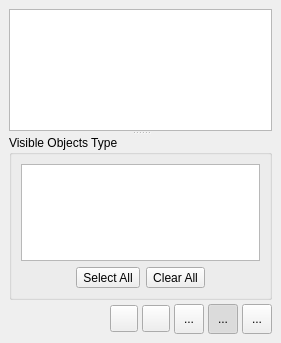
<?xml version="1.0" encoding="UTF-8"?>
<ui version="4.0">
 <class>VisaoObjetosWidget</class>
 <widget class="QDockWidget" name="VisaoObjetosWidget">
  <property name="enabled">
   <bool>true</bool>
  </property>
  <property name="geometry">
   <rect>
    <x>0</x>
    <y>0</y>
    <width>281</width>
    <height>343</height>
   </rect>
  </property>
  <property name="windowIcon">
   <iconset resource="../res/resources.qrc">
    <normaloff>:/icones/icones/pgsqlModeler48x48.png</normaloff>:/icones/icones/pgsqlModeler48x48.png</iconset>
  </property>
  <property name="allowedAreas">
   <set>Qt::AllDockWidgetAreas</set>
  </property>
  <property name="windowTitle">
   <string>Objects of Model</string>
  </property>
  <widget class="QWidget" name="dockWidgetContents">
   <property name="enabled">
    <bool>true</bool>
   </property>
   <layout class="QGridLayout" name="gridLayout_5">
    <property name="spacing">
     <number>4</number>
    </property>
    <item row="0" column="0">
     <widget class="QSplitter" name="splitter">
      <property name="orientation">
       <enum>Qt::Vertical</enum>
      </property>
      <widget class="QStackedWidget" name="visaoobjetos_stw">
       <property name="enabled">
        <bool>true</bool>
       </property>
       <property name="minimumSize">
        <size>
         <width>0</width>
         <height>0</height>
        </size>
       </property>
       <property name="currentIndex">
        <number>0</number>
       </property>
       <widget class="QWidget" name="page">
        <property name="enabled">
         <bool>true</bool>
        </property>
        <layout class="QGridLayout" name="gridLayout_4">
         <property name="margin">
          <number>0</number>
         </property>
         <property name="spacing">
          <number>0</number>
         </property>
         <item row="0" column="0">
          <widget class="QTreeWidget" name="arvoreobjetos_tw">
           <property name="enabled">
            <bool>true</bool>
           </property>
           <property name="palette">
            <palette>
             <active>
              <colorrole role="Link">
               <brush brushstyle="SolidPattern">
                <color alpha="255">
                 <red>0</red>
                 <green>170</green>
                 <blue>255</blue>
                </color>
               </brush>
              </colorrole>
             </active>
             <inactive>
              <colorrole role="Link">
               <brush brushstyle="SolidPattern">
                <color alpha="255">
                 <red>0</red>
                 <green>170</green>
                 <blue>255</blue>
                </color>
               </brush>
              </colorrole>
             </inactive>
             <disabled>
              <colorrole role="Link">
               <brush brushstyle="SolidPattern">
                <color alpha="255">
                 <red>0</red>
                 <green>170</green>
                 <blue>255</blue>
                </color>
               </brush>
              </colorrole>
             </disabled>
            </palette>
           </property>
           <property name="font">
            <font>
             <pointsize>9</pointsize>
            </font>
           </property>
           <property name="frameShadow">
            <enum>QFrame::Sunken</enum>
           </property>
           <property name="horizontalScrollBarPolicy">
            <enum>Qt::ScrollBarAsNeeded</enum>
           </property>
           <property name="autoScroll">
            <bool>true</bool>
           </property>
           <property name="editTriggers">
            <set>QAbstractItemView::NoEditTriggers</set>
           </property>
           <property name="showDropIndicator" stdset="0">
            <bool>true</bool>
           </property>
           <property name="alternatingRowColors">
            <bool>true</bool>
           </property>
           <property name="selectionMode">
            <enum>QAbstractItemView::SingleSelection</enum>
           </property>
           <property name="selectionBehavior">
            <enum>QAbstractItemView::SelectItems</enum>
           </property>
           <property name="iconSize">
            <size>
             <width>18</width>
             <height>18</height>
            </size>
           </property>
           <property name="indentation">
            <number>20</number>
           </property>
           <property name="rootIsDecorated">
            <bool>false</bool>
           </property>
           <property name="uniformRowHeights">
            <bool>true</bool>
           </property>
           <property name="itemsExpandable">
            <bool>true</bool>
           </property>
           <property name="sortingEnabled">
            <bool>false</bool>
           </property>
           <property name="animated">
            <bool>true</bool>
           </property>
           <property name="allColumnsShowFocus">
            <bool>false</bool>
           </property>
           <property name="headerHidden">
            <bool>true</bool>
           </property>
           <property name="expandsOnDoubleClick">
            <bool>false</bool>
           </property>
           <attribute name="headerStretchLastSection">
            <bool>true</bool>
           </attribute>
           <column>
            <property name="text">
             <string>1</string>
            </property>
           </column>
          </widget>
         </item>
        </layout>
       </widget>
       <widget class="QWidget" name="page_2">
        <layout class="QGridLayout" name="gridLayout_2">
         <property name="horizontalSpacing">
          <number>0</number>
         </property>
         <property name="margin">
          <number>0</number>
         </property>
         <item row="0" column="0">
          <widget class="QTableWidget" name="listaobjetos_tbw">
           <property name="enabled">
            <bool>true</bool>
           </property>
           <property name="font">
            <font>
             <pointsize>9</pointsize>
            </font>
           </property>
           <property name="editTriggers">
            <set>QAbstractItemView::NoEditTriggers</set>
           </property>
           <property name="alternatingRowColors">
            <bool>true</bool>
           </property>
           <property name="selectionMode">
            <enum>QAbstractItemView::SingleSelection</enum>
           </property>
           <property name="selectionBehavior">
            <enum>QAbstractItemView::SelectRows</enum>
           </property>
           <property name="gridStyle">
            <enum>Qt::SolidLine</enum>
           </property>
           <property name="sortingEnabled">
            <bool>true</bool>
           </property>
           <attribute name="horizontalHeaderCascadingSectionResizes">
            <bool>true</bool>
           </attribute>
           <attribute name="horizontalHeaderDefaultSectionSize">
            <number>96</number>
           </attribute>
           <attribute name="horizontalHeaderShowSortIndicator" stdset="0">
            <bool>true</bool>
           </attribute>
           <attribute name="horizontalHeaderStretchLastSection">
            <bool>true</bool>
           </attribute>
           <attribute name="verticalHeaderVisible">
            <bool>false</bool>
           </attribute>
           <attribute name="verticalHeaderCascadingSectionResizes">
            <bool>false</bool>
           </attribute>
           <attribute name="verticalHeaderDefaultSectionSize">
            <number>20</number>
           </attribute>
           <attribute name="verticalHeaderHighlightSections">
            <bool>false</bool>
           </attribute>
           <attribute name="verticalHeaderShowSortIndicator" stdset="0">
            <bool>false</bool>
           </attribute>
           <attribute name="verticalHeaderStretchLastSection">
            <bool>false</bool>
           </attribute>
           <column>
            <property name="text">
             <string>Object</string>
            </property>
            <property name="icon">
             <iconset resource="../res/resources.qrc">
              <normaloff>:/icones/icones/table.png</normaloff>:/icones/icones/table.png</iconset>
            </property>
           </column>
           <column>
            <property name="text">
             <string>Type</string>
            </property>
            <property name="icon">
             <iconset resource="../res/resources.qrc">
              <normaloff>:/icones/icones/usertype.png</normaloff>:/icones/icones/usertype.png</iconset>
            </property>
           </column>
           <column>
            <property name="text">
             <string>Parent Object</string>
            </property>
            <property name="icon">
             <iconset resource="../res/resources.qrc">
              <normaloff>:/icones/icones/schema.png</normaloff>:/icones/icones/schema.png</iconset>
            </property>
           </column>
           <column>
            <property name="text">
             <string>Parent Type</string>
            </property>
            <property name="icon">
             <iconset resource="../res/resources.qrc">
              <normaloff>:/icones/icones/usertype.png</normaloff>:/icones/icones/usertype.png</iconset>
            </property>
           </column>
          </widget>
         </item>
        </layout>
       </widget>
      </widget>
      <widget class="QWidget" name="layoutWidget">
       <layout class="QVBoxLayout" name="verticalLayout">
        <item>
         <widget class="QGroupBox" name="objetosvisiveis_grp">
          <property name="maximumSize">
           <size>
            <width>16777215</width>
            <height>16777215</height>
           </size>
          </property>
          <property name="title">
           <string>Visible Objects Type</string>
          </property>
          <property name="flat">
           <bool>false</bool>
          </property>
          <property name="checkable">
           <bool>false</bool>
          </property>
          <layout class="QGridLayout" name="gridLayout_3">
           <item row="0" column="0" colspan="3">
            <widget class="QListWidget" name="objetosvisiveis_lst">
             <property name="minimumSize">
              <size>
               <width>0</width>
               <height>0</height>
              </size>
             </property>
             <property name="maximumSize">
              <size>
               <width>16777215</width>
               <height>16777215</height>
              </size>
             </property>
             <property name="editTriggers">
              <set>QAbstractItemView::NoEditTriggers</set>
             </property>
             <property name="alternatingRowColors">
              <bool>true</bool>
             </property>
             <property name="currentRow">
              <number>-1</number>
             </property>
             <property name="sortingEnabled">
              <bool>true</bool>
             </property>
            </widget>
           </item>
           <item row="1" column="0">
            <spacer name="horizontalSpacer_3">
             <property name="orientation">
              <enum>Qt::Horizontal</enum>
             </property>
             <property name="sizeHint" stdset="0">
              <size>
               <width>58</width>
               <height>20</height>
              </size>
             </property>
            </spacer>
           </item>
           <item row="1" column="1">
            <layout class="QHBoxLayout" name="horizontalLayout_2">
             <item>
              <widget class="QToolButton" name="marcar_tb">
               <property name="text">
                <string>Select All</string>
               </property>
              </widget>
             </item>
             <item>
              <widget class="QToolButton" name="desmarcar_tb">
               <property name="text">
                <string>Clear All</string>
               </property>
              </widget>
             </item>
            </layout>
           </item>
           <item row="1" column="2">
            <spacer name="horizontalSpacer_2">
             <property name="orientation">
              <enum>Qt::Horizontal</enum>
             </property>
             <property name="sizeHint" stdset="0">
              <size>
               <width>58</width>
               <height>20</height>
              </size>
             </property>
            </spacer>
           </item>
          </layout>
         </widget>
        </item>
       </layout>
      </widget>
     </widget>
    </item>
    <item row="1" column="0">
     <layout class="QHBoxLayout" name="horizontalLayout">
      <item>
       <spacer name="horizontalSpacer">
        <property name="orientation">
         <enum>Qt::Horizontal</enum>
        </property>
        <property name="sizeHint" stdset="0">
         <size>
          <width>118</width>
          <height>20</height>
         </size>
        </property>
       </spacer>
      </item>
      <item>
       <widget class="QToolButton" name="selecionar_tb">
        <property name="toolTip">
         <string>Select</string>
        </property>
        <property name="text">
         <string/>
        </property>
        <property name="icon">
         <iconset resource="../res/resources.qrc">
          <normaloff>:/icones/icones/confirmar.png</normaloff>:/icones/icones/confirmar.png</iconset>
        </property>
        <property name="iconSize">
         <size>
          <width>20</width>
          <height>20</height>
         </size>
        </property>
       </widget>
      </item>
      <item>
       <widget class="QToolButton" name="cancelar_tb">
        <property name="toolTip">
         <string>Cancel</string>
        </property>
        <property name="text">
         <string/>
        </property>
        <property name="icon">
         <iconset resource="../res/resources.qrc">
          <normaloff>:/icones/icones/fechar1.png</normaloff>:/icones/icones/fechar1.png</iconset>
        </property>
        <property name="iconSize">
         <size>
          <width>20</width>
          <height>20</height>
         </size>
        </property>
       </widget>
      </item>
      <item>
       <widget class="QToolButton" name="opcoesvisao_tb">
        <property name="minimumSize">
         <size>
          <width>30</width>
          <height>30</height>
         </size>
        </property>
        <property name="toolTip">
         <string>Objects view configuration</string>
        </property>
        <property name="text">
         <string>...</string>
        </property>
        <property name="icon">
         <iconset resource="../res/resources.qrc">
          <normaloff>:/icones/icones/config.png</normaloff>:/icones/icones/config.png</iconset>
        </property>
        <property name="iconSize">
         <size>
          <width>20</width>
          <height>20</height>
         </size>
        </property>
        <property name="checkable">
         <bool>true</bool>
        </property>
        <property name="checked">
         <bool>false</bool>
        </property>
       </widget>
      </item>
      <item>
       <widget class="QToolButton" name="visaoarvore_tb">
        <property name="minimumSize">
         <size>
          <width>30</width>
          <height>30</height>
         </size>
        </property>
        <property name="toolTip">
         <string>Tree view</string>
        </property>
        <property name="accessibleName">
         <string/>
        </property>
        <property name="text">
         <string>...</string>
        </property>
        <property name="icon">
         <iconset resource="../res/resources.qrc">
          <normaloff>:/icones/icones/visaoarvore.png</normaloff>:/icones/icones/visaoarvore.png</iconset>
        </property>
        <property name="iconSize">
         <size>
          <width>20</width>
          <height>20</height>
         </size>
        </property>
        <property name="checkable">
         <bool>true</bool>
        </property>
        <property name="checked">
         <bool>true</bool>
        </property>
       </widget>
      </item>
      <item>
       <widget class="QToolButton" name="visaolista_tb">
        <property name="minimumSize">
         <size>
          <width>30</width>
          <height>30</height>
         </size>
        </property>
        <property name="toolTip">
         <string>List view</string>
        </property>
        <property name="text">
         <string>...</string>
        </property>
        <property name="icon">
         <iconset resource="../res/resources.qrc">
          <normaloff>:/icones/icones/visaolista.png</normaloff>:/icones/icones/visaolista.png</iconset>
        </property>
        <property name="iconSize">
         <size>
          <width>20</width>
          <height>20</height>
         </size>
        </property>
        <property name="checkable">
         <bool>true</bool>
        </property>
       </widget>
      </item>
     </layout>
    </item>
   </layout>
  </widget>
 </widget>
 <resources>
  <include location="../res/resources.qrc"/>
 </resources>
 <connections/>
</ui>
